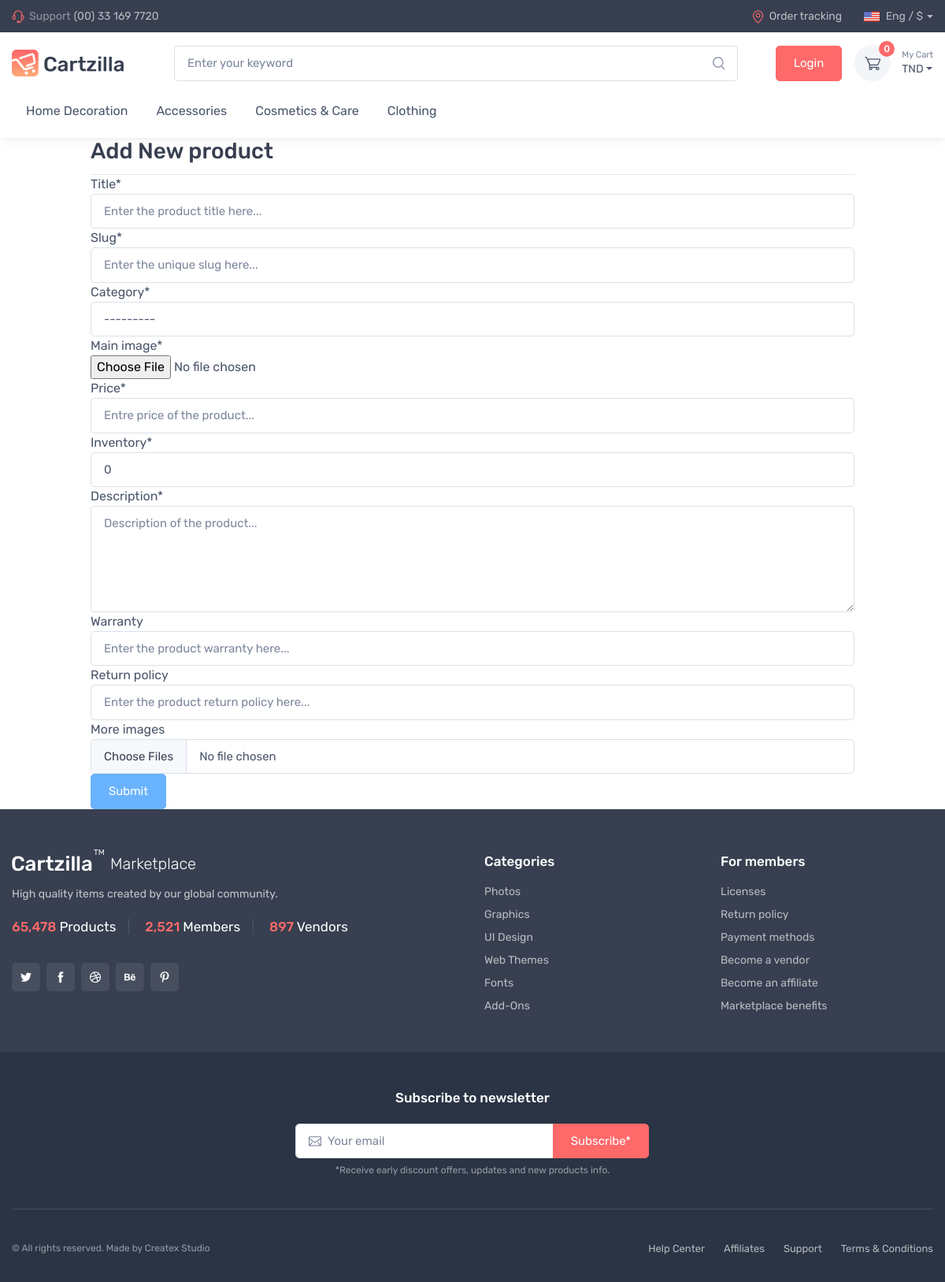
The app's page /store/1/add_product with its own data.
### store/models.py (models this page shows)
class Category(models.Model):
    title = models.CharField(max_length=200)
    slug = models.SlugField(unique=True)
    description=models.TextField()
    created_at=models.DateTimeField(auto_now_add=True)
    class Meta:
        verbose_name_plural = 'categories'
    def __str__(self):
        return self.title

### store/views.py (the view)
# urls.py: path('store/<int:store_id>/add_product', views.add_product, name='add_product'),
def add_product(request, store_id):
    if request.method == 'POST':
        form = ProductForm(request.POST, request.FILES)
        store = get_object_or_404(Store, pk=store_id)
        if form.is_valid():
            product = form.save(commit=False)
            product.added_by = store
            product.slug = slugify(product.title)
            product.save()
            images = request.FILES.getlist("more_images")
            for i in images:
                ProductImage.objects.create(product=product, image=i)
            return redirect('discover:home')
    else:
        form = ProductForm()
    return render(request, 'add_product.html', {'form': form})

### discover/context_processors.py (called while the page is built)
def categories(request):
    return {
        'categories': Category.objects.all()
    }

### store/templates/add_product.html (shortened to what this page needs)
{% extends 'base.html' %}
{% load crispy_forms_tags %}
{% block content %}
<div class="container">
    <div class="row">
        <div class="col-md-10 mx-auto">
            <h3>Add New product</h3>
            <hr>
            <form action="" method="POST" enctype="multipart/form-data">
                {{form|crispy}}
                <button class="btn btn-info">Submit </button>
            </form>
        </div>
    </div>
</div>
{% endblock %}

### templates/base.html (shortened to what this page needs)
{% load static %}
<!DOCTYPE html>
<html lang="en">
  <head>
    <link rel="stylesheet" media="screen" href="/static/css/theme.min.css">
    <link rel="stylesheet" media="screen" href="/static/css/main.css">
  </head>
  <body class="handheld-toolbar-enabled">
    <header class="shadow-sm">
      <div class="topbar topbar-dark bg-dark">
        <div class="container">
          <div class="topbar-text text-nowrap d-none d-md-inline-block"><i class="ci-support"></i><span class="text-muted me-1">Support</span><a class="topbar-link">(00) 33 169 7720</a></div>
          <div class="tns-carousel tns-controls-static d-none d-md-block">
          </div>
          <div class="ms-3 text-nowrap"><a class="topbar-link me-4 d-none d-md-inline-block" href="order-tracking.html"><i class="ci-location"></i>Order tracking</a>
            <div class="topbar-text dropdown disable-autohide"><a class="topbar-link dropdown-toggle" href="#" data-bs-toggle="dropdown"><img class="me-2" src="/static/img/flags/en.png" width="20" alt="English">Eng / $</a>
            </div>
          </div>
        </div>
      </div>
        <div class="navbar navbar-expand-lg navbar-light">
          <div class="container"><a class="navbar-brand d-none d-sm-block flex-shrink-0" href="{% url 'discover:home' %}"><img src="/static/img/logo-dark.png" width="142" alt="Cartzilla"></a>
            <form action="/search/" method="post" class="input-group d-none d-lg-flex mx-4">
            <div class="input-group d-none d-lg-flex mx-4">
              <input class="form-control rounded-end pe-3" id="query" name="query" class="input search-input" type="text" placeholder="Enter your keyword" ><i class="ci-search position-absolute top-50 end-0 translate-middle-y text-muted fs-base me-3"></i>
            </div>
          </form>
            <div class="navbar-toolbar d-flex flex-shrink-0 align-items-center">
                {% if user.is_authenticated %}
                <a class="navbar-tool d-none d-lg-flex" href="dashboard-favorites.html">
                  <span class="navbar-tool-tooltip">Favorites</span>
                <div class="navbar-tool-icon-box"><i class="navbar-tool-icon ci-heart"></i></div></a>
                <a class="navbar-tool d-none d-lg-flex" href="dashboard-notifications.html">
                  <span class="navbar-tool-tooltip">Notifications</span>
                <div class="navbar-tool-icon-box"><i class="navbar-tool-icon ci-bell"></i></div></a>
                <div class="navbar-tool dropdown ms-2">
                  <a class="navbar-tool-icon-box border dropdown-toggle" href="#"><img src="/static/img/marketplace/account/avatar-sm.png" width="32" alt="Createx Studio"></a>
                  <a class="navbar-tool-text ms-n1" href="#"><small>welcome</small> {{request.user}}</a>
                  <div class="dropdown-menu dropdown-menu-end">
                    <div style="min-width: 14rem;">
                      <h6 class="dropdown-header">Account</h6>
                      <a class="dropdown-item d-flex align-items-center" href="#"><i class="ci-settings opacity-60 me-2"></i>Profile</a>
                      <a class="dropdown-item d-flex align-items-center" href="#"><i class="ci-basket opacity-60 me-2"></i>Orders</a>
                      <a class="dropdown-item d-flex align-items-center" href="{% url 'authentication:logout' %}"><i class="ci-sign-out opacity-60 me-2"></i>Logout</a>
                      <a class="dropdown-item d-flex align-items-center" href="{% url 'store:create_store' %}"><i class="ci-store opacity-60 me-2"></i> Become vendor</a>
                    </div>
                </div>
                {%else%}
                <a class="btn btn-primary d-block w-30" href="{% url 'authentication:login'%}"> Login </a>
                {%endif%}
            </div>
              <div class="navbar-tool dropdown ms-3"><a class="navbar-tool-icon-box bg-secondary dropdown-toggle" href="#"><span class="navbar-tool-label">{{ cart_objects |length}}</span><i class="navbar-tool-icon ci-cart"></i></a><a class="navbar-tool-text" href="#"><small>My Cart</small>{{cart.total}} TND</a>
              </div>
            </div>
          </div>
        <div class="navbar navbar-expand-lg navbar-light navbar-stuck-menu mt-n2 pt-0 pb-2">
          <div class="container">
            <div class="collapse navbar-collapse" id="navbarCollapse">
              <ul class="navbar-nav">
                {% for c in categories %}
                <li>
                  <div class="nav-item"><a class="nav-link" href="#">{{c.title|title}}</a></div>
                </li>
                {%endfor%}
              </ul>
            </div>
          </div>
        </div>
    </header>
    {% block content %}
    {% endblock%}
      <footer class="bg-dark pt-5">
        <div class="container pt-2 pb-3">
          <div class="row">
            <div class="col-md-6 text-center text-md-start mb-4">
              <div class="text-nowrap mb-3"><a class="d-inline-block align-middle mt-n2 me-2" href="#"><img class="d-block" src="/static/img/footer-logo-light.png" width="117" alt="Cartzilla"></a><span class="d-inline-block align-middle h5 fw-light text-white mb-0">Marketplace</span></div>
              <p class="fs-sm text-white opacity-70 pb-1">High quality items created by our global community.</p>
              <h6 class="d-inline-block pe-3 me-3 border-end border-light"><span class="text-primary">65,478 </span><span class="fw-normal text-white">Products</span></h6>
              <h6 class="d-inline-block pe-3 me-3 border-end border-light"><span class="text-primary">2,521 </span><span class="fw-normal text-white">Members</span></h6>
              <h6 class="d-inline-block me-3"><span class="text-primary">897 </span><span class="fw-normal text-white">Vendors</span></h6>
              <div class="widget mt-4 text-md-nowrap text-center text-md-start"><a class="btn-social bs-light bs-twitter me-2 mb-2" href="#"><i class="ci-twitter"></i></a><a class="btn-social bs-light bs-facebook me-2 mb-2" href="#"><i class="ci-facebook"></i></a><a class="btn-social bs-light bs-dribbble me-2 mb-2" href="#"><i class="ci-dribbble"></i></a><a class="btn-social bs-light bs-behance me-2 mb-2" href="#"><i class="ci-behance"></i></a><a class="btn-social bs-light bs-pinterest me-2 mb-2" href="#"><i class="ci-pinterest"></i></a></div>
            </div>
            <div class="col-md-3 d-none d-md-block text-center text-md-start mb-4">
              <div class="widget widget-links widget-light pb-2">
                <h3 class="widget-title text-light">Categories</h3>
                <ul class="widget-list">
                  <li class="widget-list-item"><a class="widget-list-link" href="#">Photos</a></li>
                  <li class="widget-list-item"><a class="widget-list-link" href="#">Graphics</a></li>
                  <li class="widget-list-item"><a class="widget-list-link" href="#">UI Design</a></li>
                  <li class="widget-list-item"><a class="widget-list-link" href="#">Web Themes</a></li>
                  <li class="widget-list-item"><a class="widget-list-link" href="#">Fonts</a></li>
                  <li class="widget-list-item"><a class="widget-list-link" href="#">Add-Ons</a></li>
                </ul>
              </div>
            </div>
            <div class="col-md-3 d-none d-md-block text-center text-md-start mb-4">
              <div class="widget widget-links widget-light pb-2">
                <h3 class="widget-title text-light">For members</h3>
                <ul class="widget-list">
                  <li class="widget-list-item"><a class="widget-list-link" href="#">Licenses</a></li>
                  <li class="widget-list-item"><a class="widget-list-link" href="#">Return policy</a></li>
                  <li class="widget-list-item"><a class="widget-list-link" href="#">Payment methods</a></li>
                  <li class="widget-list-item"><a class="widget-list-link" href="#">Become a vendor</a></li>
                  <li class="widget-list-item"><a class="widget-list-link" href="#">Become an affiliate</a></li>
                  <li class="widget-list-item"><a class="widget-list-link" href="#">Marketplace benefits</a></li>
                </ul>
              </div>
            </div>
          </div>
        </div>
        <div class="pt-5 bg-darker">
          <div class="container">
            <div class="widget w-100 mb-4 pb-3 text-center mx-auto" style="max-width: 28rem;">
              <h3 class="widget-title text-light pb-1">Subscribe to newsletter</h3>
              <form class="subscription-form validate" action="https://studio.us12.list-manage.com/subscribe/post?u=c7103e2c981361a6639545bd5&amp;amp;id=29ca296126" method="post" name="mc-embedded-subscribe-form" target="_blank" novalidate>
                <div class="input-group flex-nowrap"><i class="ci-mail position-absolute top-50 translate-middle-y text-muted fs-base ms-3"></i>
                  <input class="form-control rounded-start" type="email" name="EMAIL" placeholder="Your email" required>
                  <button class="btn btn-primary" type="submit" name="subscribe">Subscribe*</button>
                </div>
                <div class="form-text text-light opacity-50">*Receive early discount offers, updates and new products info.</div>
              </form>
            </div>
            <hr class="hr-light mb-3">
            <div class="d-md-flex justify-content-between pt-4">
              <div class="pb-4 fs-xs text-light opacity-50 text-center text-md-start">© All rights reserved. Made by <a class="text-light" href="https://createx.studio/" target="_blank" rel="noopener">Createx Studio</a></div>
              <div class="widget widget-links widget-light pb-4">
                <ul class="widget-list d-flex flex-wrap justify-content-center justify-content-md-start">
                  <li class="widget-list-item ms-4"><a class="widget-list-link fs-ms" href="#">Help Center</a></li>
                  <li class="widget-list-item ms-4"><a class="widget-list-link fs-ms" href="#">Affiliates</a></li>
                  <li class="widget-list-item ms-4"><a class="widget-list-link fs-ms" href="#">Support</a></li>
                  <li class="widget-list-item ms-4"><a class="widget-list-link fs-ms" href="#">Terms &amp; Conditions</a></li>
                </ul>
              </div>
            </div>
          </div>
        </div>
      </footer>

### records on screen
Category: title "Home Decoration"
Category: title "Accessories"
Category: title "Cosmetics & Care"
Category: title "Clothing"

### other values on screen
{{ cart_objects |length }} "0"
